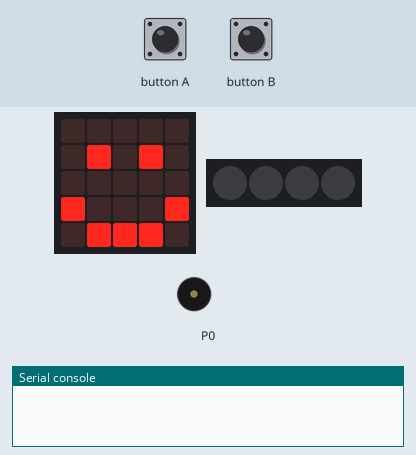
Simulated run of this program. Board: BBC micro:bit (MakeCode). On the bench: the board's 5×5 LED display, 4 RGB LEDs in strip order, left to right, buzzer (waves = sounding), the last lines printed to the serial console. Inputs (shaded band) come from the test bench. Dim RGB values are drawn brighter than linear; no radio messages arrive unless stated (any console line starting 'radio sent:' is added by the test bench).

Above: at 1.8 s.
1.9 s: button A pressed for 0.15 s
At 2.06 s:
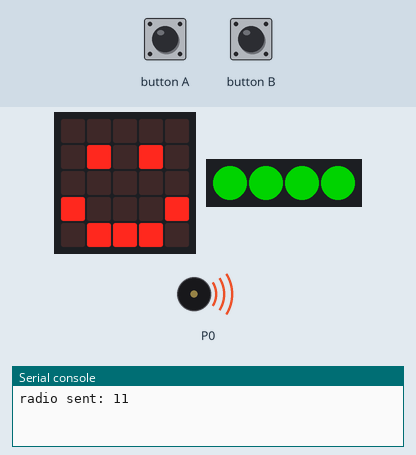
At 2.59 s:
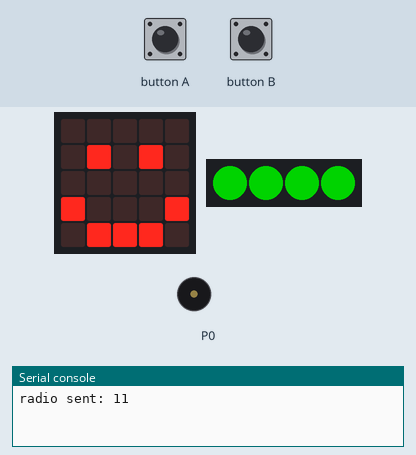
2.6 s: button B pressed for 0.15 s
At 3.6 s:
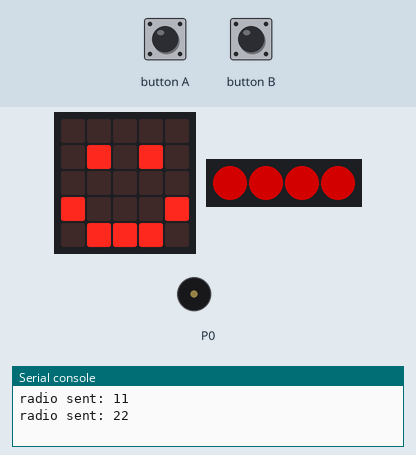
Timing chart, 0 to 5.6 s (numbered marks = the images above; inputs shaded):
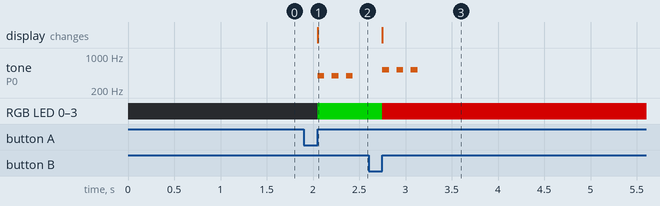

Measured:
- after the input at 1.9 s, tone on P0: alternates 392 Hz for 0.07 s and silent for 0.08 s, starting after 0.15 s; RGB LED 0–3: off → RGB(0, 127, 0) after 0.15 s
- after the input at 2.6 s, tone on P0: alternates 523 Hz for 0.07 s and silent for 0.08 s, 6 changes in all, then stays silent, starting after 0.15 s; RGB LED 0–3: RGB(0, 127, 0) → RGB(127, 0, 0) after 0.15 s

The program:

main.ts
```typescript
// (licence header left out)
// variables
const neopixelStrip = neopixel.create(DigitalPin.P16, 4, NeoPixelMode.RGB)
radio.setGroup(196)
music.setVolume(255)

// setup
basic.clearScreen()
basic.showIcon(IconNames.Happy)

input.onButtonPressed(Button.A, function () {
    radio.sendNumber(11)
    neopixelStrip.setPixelColor(0, neopixel.colors(NeoPixelColors.Green))
    neopixelStrip.setPixelColor(1, neopixel.colors(NeoPixelColors.Green))
    neopixelStrip.setPixelColor(2, neopixel.colors(NeoPixelColors.Green))
    neopixelStrip.setPixelColor(3, neopixel.colors(NeoPixelColors.Green))
    neopixelStrip.show()
    music.play(music.stringPlayable("G - G - G - - - ", 800), music.PlaybackMode.UntilDone)
})

input.onButtonPressed(Button.B, function () {
    radio.sendNumber(22)
    neopixelStrip.setPixelColor(0, neopixel.colors(NeoPixelColors.Red))
    neopixelStrip.setPixelColor(1, neopixel.colors(NeoPixelColors.Red))
    neopixelStrip.setPixelColor(2, neopixel.colors(NeoPixelColors.Red))
    neopixelStrip.setPixelColor(3, neopixel.colors(NeoPixelColors.Red))
    neopixelStrip.show()
    music.play(music.stringPlayable("C5 - C5 - C5 - - - ", 800), music.PlaybackMode.UntilDone)
})
```
